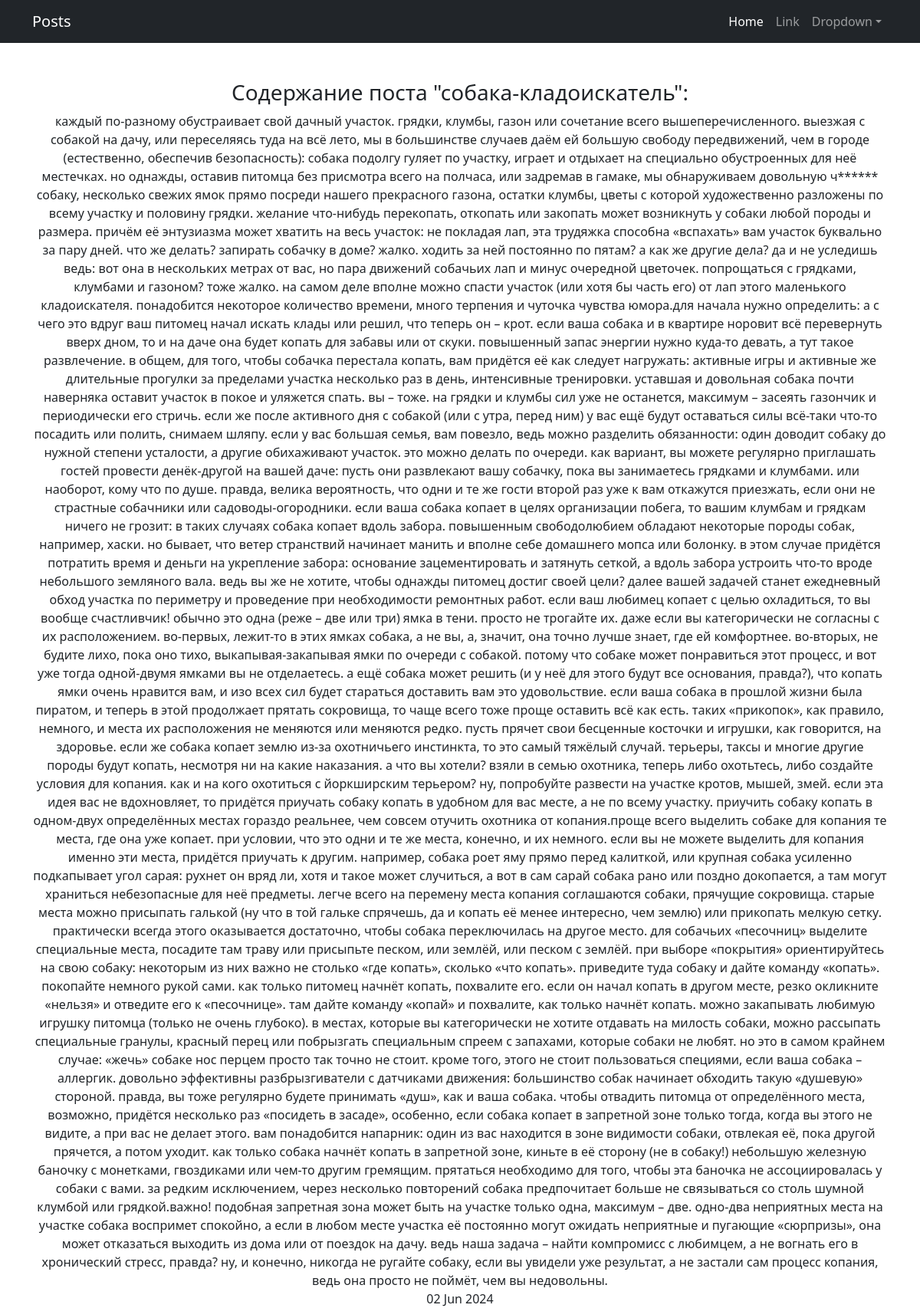
The app's page /post/1/ with its own data.
### news/models.py (models this page shows, shortened)
class Post(models.Model):
    article = 'AR'
    news = 'NW'
    TYPES = [
        (article, 'Статья'),
        (news, 'Новость')
    ]
    author = models.ForeignKey(Author, on_delete= models.CASCADE)
    type_post = models.CharField(max_length=2, choices= TYPES, default= news)
    date_post = models.DateTimeField(auto_now_add= True)
    categories_post = models.ManyToManyField(Category, through= 'PostCategory')
    name_post = models.CharField(max_length=255)
    text_post = models.TextField()
    rating_post = models.SmallIntegerField(default= 0)
    class Meta:
        verbose_name = 'Пост'
        verbose_name_plural = 'Посты'

### news/views.py (the view)
# urls.py: path('post/<int:pk>/', PostDetail.as_view(), name='post'),
class PostDetail(DetailView):
    model = Post
    context_object_name = 'post'
    template_name = 'post/post_detail.html'

### news/templatetags/custom_filters.py (called while the page is built)
@register.filter()
def censor(value):
    if type(value) == str:
        value = value.lower().split()
        for i, word in enumerate(value):
            if word in words:
                value[i] = word[0] + '*' * len(word[1:])
        return ' '.join(value)

### templates/post/post_detail.html (shortened to what this page needs)
{% extends 'flatpages/default.html' %}
{% load custom_filters %}
{% block content %}
<h3>Содержание поста "{{ post.name_post|censor }}":</h3>
{{ post.text_post|censor }}
<br>
{{ post.date_post|date:'d M Y'}}
{% endblock content %}

### records on screen
Post: name_post|censor "собака-кладоискатель", text_post|censor "каждый по-разному обустраивает свой дачный участок. грядки, клумбы, газон или сочетание всего вышеперечисленного. выезжая с собакой на дачу, или переселяясь туда на всё лето, мы в большинстве случаев даём ей большую свободу передвижений, чем в городе (естественно, обеспечив безопасность): собака подолгу гуляет по участку, играет и отдыхает на специально обустроенных для неё местечках. но однажды, оставив питомца без присмотра всего на полчаса, или задремав в гамаке, мы обнаруживаем довольную ч****** собаку, несколько свежих ямок прямо посреди нашего прекрасного газона, остатки клумбы, цветы с которой художественно разложены по всему участку и половину грядки. желание что-нибудь перекопать,…", date_post "02 Jun 2024"
